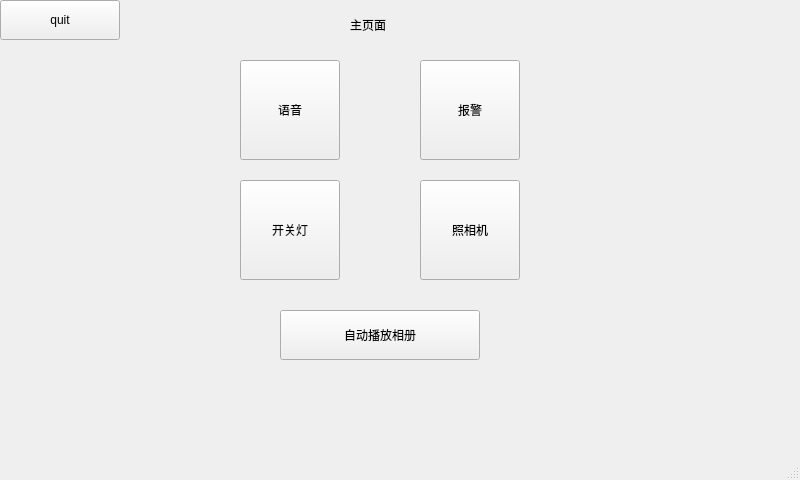
<?xml version="1.0" encoding="UTF-8"?>
<ui version="4.0">
 <class>Window</class>
 <widget class="QMainWindow" name="Window">
  <property name="geometry">
   <rect>
    <x>0</x>
    <y>0</y>
    <width>800</width>
    <height>480</height>
   </rect>
  </property>
  <property name="windowTitle">
   <string>MainWindow</string>
  </property>
  <property name="styleSheet">
   <string notr="true">*
{
	font: 14pt &quot;微软雅黑&quot;;
}

</string>
  </property>
  <widget class="QWidget" name="centralwidget">
   <widget class="QLabel" name="label">
    <property name="geometry">
     <rect>
      <x>350</x>
      <y>0</y>
      <width>100</width>
      <height>50</height>
     </rect>
    </property>
    <property name="text">
     <string>主页面</string>
    </property>
   </widget>
   <widget class="QPushButton" name="pushButton">
    <property name="geometry">
     <rect>
      <x>280</x>
      <y>310</y>
      <width>200</width>
      <height>50</height>
     </rect>
    </property>
    <property name="text">
     <string>自动播放相册</string>
    </property>
   </widget>
   <widget class="QPushButton" name="pushButton_2">
    <property name="geometry">
     <rect>
      <x>240</x>
      <y>180</y>
      <width>100</width>
      <height>100</height>
     </rect>
    </property>
    <property name="text">
     <string>开关灯</string>
    </property>
   </widget>
   <widget class="QPushButton" name="pushButton_3">
    <property name="geometry">
     <rect>
      <x>420</x>
      <y>60</y>
      <width>100</width>
      <height>100</height>
     </rect>
    </property>
    <property name="text">
     <string>报警</string>
    </property>
   </widget>
   <widget class="QPushButton" name="pushButton_4">
    <property name="geometry">
     <rect>
      <x>420</x>
      <y>180</y>
      <width>100</width>
      <height>100</height>
     </rect>
    </property>
    <property name="text">
     <string>照相机</string>
    </property>
   </widget>
   <widget class="QPushButton" name="pushButton_5">
    <property name="geometry">
     <rect>
      <x>240</x>
      <y>60</y>
      <width>100</width>
      <height>100</height>
     </rect>
    </property>
    <property name="text">
     <string>语音</string>
    </property>
   </widget>
   <widget class="QPushButton" name="pushButton_6">
    <property name="geometry">
     <rect>
      <x>0</x>
      <y>0</y>
      <width>120</width>
      <height>40</height>
     </rect>
    </property>
    <property name="text">
     <string>quit</string>
    </property>
   </widget>
  </widget>
  <widget class="QMenuBar" name="menubar">
   <property name="geometry">
    <rect>
     <x>0</x>
     <y>0</y>
     <width>800</width>
     <height>31</height>
    </rect>
   </property>
  </widget>
  <widget class="QStatusBar" name="statusbar"/>
 </widget>
 <resources/>
 <connections/>
</ui>
